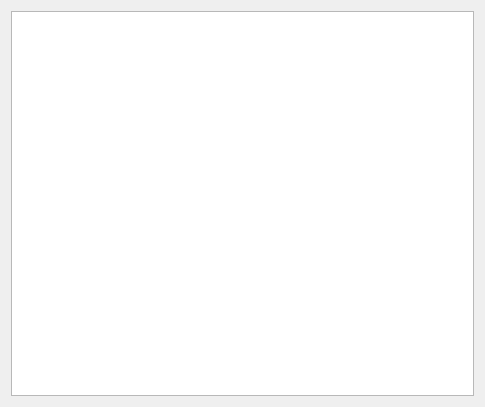
<?xml version="1.0" encoding="UTF-8"?>
<ui version="4.0">
 <class>Dialog</class>
 <widget class="QDialog" name="Dialog">
  <property name="geometry">
   <rect>
    <x>0</x>
    <y>0</y>
    <width>485</width>
    <height>407</height>
   </rect>
  </property>
  <property name="windowTitle">
   <string>Dialog</string>
  </property>
  <layout class="QHBoxLayout" name="horizontalLayout">
   <item>
    <widget class="QTableView" name="tableView"/>
   </item>
  </layout>
 </widget>
 <resources/>
 <connections/>
</ui>
